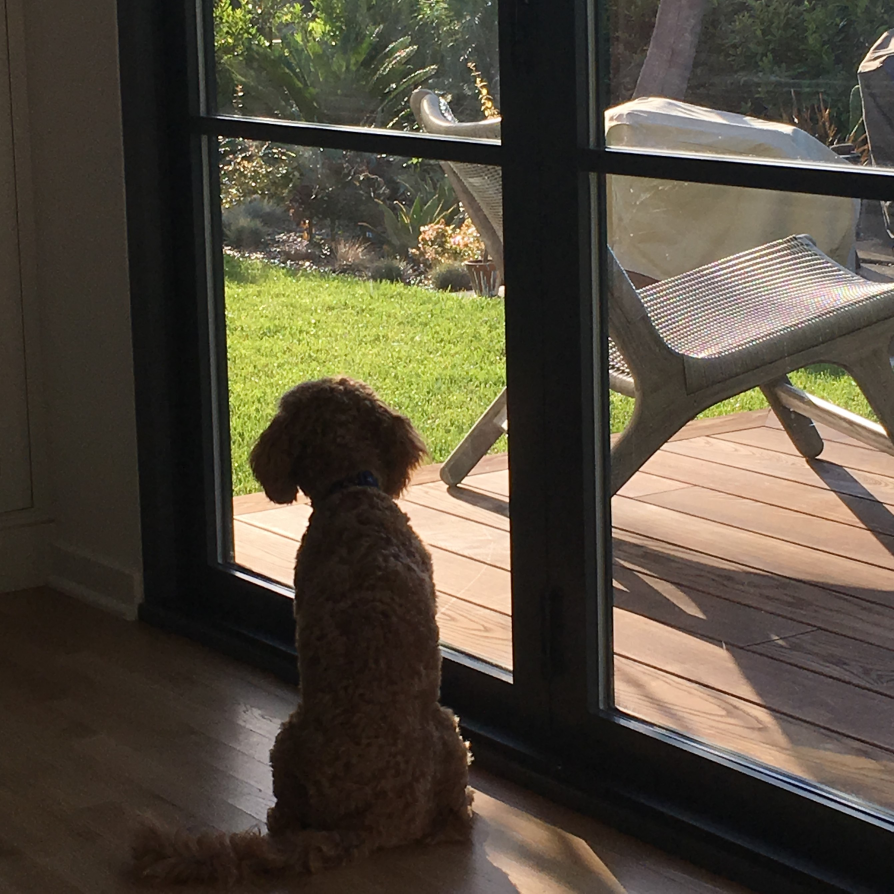
#> input picture Chapter 06/inside.JPG, 2681 x 2680 px (shown at 1/3 size); the run also reads 1 picture not shown here
$ jupyter execute --allow-errors Untitled.ipynb   (shell and % lines are left out)
#> lines starting #> are read from the running program, lines starting #| are printed output that depends on the picture
[cell 1]
from abc import *
from random import *
from math import *
from vectors import *
from datetime import *
# load cargraph data from json file
from json import loads, dumps
from pathlib import Path
from datetime import datetime
import matplotlib.pyplot as plt
from PIL import Image
import numpy as np

[cell 2]
class Vec2():
    def __init__(self,x,y):
        self.x=x
        self.y=y
    def add(self,v2):
        return Vec2(self.x+v2.x,self.y+v2.y)

[cell 3]
v=Vec2(3,4)
w=v.add(Vec2(-2,6))
print(w.x)

[cell 4]
class Vec2():
    def __init__(self,x,y):
        self.x=x
        self.y=y
    def add(self,v2):
        return Vec2(self.x+v2.x,self.y+v2.y)
    def scale(self,scalar):
        return Vec2(scalar*self.x,scalar*self.y)

[cell 5]
v=Vec2(1,1).scale(50)
print(v.x,v.y)

[cell 6]
Vec2(3,4)==Vec2(3,4)

[cell 7]
class Vec2():
    def __init__(self,x,y):
        self.x=x
        self.y=y
    def add(self,v2):
        return Vec2(self.x+v2.x,self.y+v2.y)
    def scale(self,scalar):
        return Vec2(scalar*self.x,scalar*self.y)
    def __eq__(self,other):
        return self.x==other.x and self.y==other.y

[cell 8]
Vec2(3,4)==Vec2(3,4)

[cell 9]
class Vec2():
    def __init__(self,x,y):
        self.x=x
        self.y=y
    def add(self,v2):
        return Vec2(self.x+v2.x,self.y+v2.y)
    def scale(self,scalar):
        return Vec2(scalar*self.x,scalar*self.y)
    def __eq__(self,other):
        return self.x==other.x and self.y==other.y
    def __add__(self,v2):
        return self.add(v2)
    def __mul__(self,scalar):
        return self.scale(scalar)
    def __rmul__(self,scalar):
        return self.scale(scalar)

[cell 10]
3.0*Vec2(1,0)+4.0*Vec2(0,1)

[cell 11]
print((3.0*Vec2(1,0)+4.0*Vec2(0,1)).x,(3.0*Vec2(1,0)+4.0*Vec2(0,1)).y)

[cell 12]
class Vec2():
    def __init__(self,x,y):
        self.x=x
        self.y=y
    def add(self,v2):
        return Vec2(self.x+v2.x,self.y+v2.y)
    def scale(self,scalar):
        return Vec2(scalar*self.x,scalar*self.y)
    def __eq__(self,other):
        return self.x==other.x and self.y==other.y
    def __add__(self,v2):
        return self.add(v2)
    def __mul__(self,scalar):
        return self.scale(scalar)
    def __rmul__(self,scalar):
        return self.scale(scalar)
    def __repr__(self):
        return "Vec({}, {})".format(self.x,self.y)

[cell 13]
3.0*Vec2(1,0)+4.0*Vec2(0,1)

[cell 14]
class Vec3():
    def __init__(self,x,y,z):
        self.x=x
        self.y=y
        self.z=z
    def add(self,v3):
        return Vec3(self.x+v3.x,self.y+v3.y,self.z+v3.z)
    def scale(self,scalar):
        return Vec3(scalar*self.x,scalar*self.y,scalar*self.z)
    def __eq__(self,other):
        return self.x==other.x and self.y==other.y and self.z==other.z
    def __add__(self,v3):
        return self.add(v3)
    def __mul__(self,scalar):
        return self.scale(scalar)
    def __rmul__(self,scalar):
        return self.scale(scalar)
    def __repr__(self):
        return "Vec({}, {}, {})".format(self.x,self.y,self.z)

[cell 15]
Vec3(3,4,2)==Vec3(3,4,2)

[cell 16]
2.0*(Vec3(1,0,0)+Vec3(0,1,0))

[cell 17]
def average(v1,v2):
    return 0.5*v1+0.5*v2

[cell 18]
average(Vec2(9.0,1.0),Vec2(8.0,6.0))

[cell 19]
average(Vec3(1,2,3),Vec3(4,5,6))

[cell 20]
class Vector(metaclass=ABCMeta):
    @abstractmethod
    def scale(self,scalar):
        pass
    @abstractmethod
    def add(self,other):
        pass

[cell 21]
# v=Vector()

[cell 22]
class Vector(metaclass=ABCMeta):
    @abstractmethod
    def scale(self,scalar):
        pass
    @abstractmethod
    def add(self,other):
        pass
    def __mul__(self,scalar):
        return self.scale(scalar)
    def __rmul__(self,scalar):
        return self.scale(scalar)
    def __add__(self,other):
        return self.add(other)

[cell 23]
class Vec2(Vector):
    def __init__(self,x,y):
        self.x=x
        self.y=y
    def add(self,v2):
        return Vec2(self.x+v2.x,self.y+v2.y)
    def scale(self,scalar):
        return Vec2(scalar*self.x,scalar*self.y)
    def __eq__(self,other):
        return self.x==other.x and self.y==other.y
    def __repr__(self):
        return "Vec({}, {})".format(self.x,self.y)

[cell 24]
3.0*Vec2(1,0)+4.0*Vec2(0,1)

[cell 25]
class Vector(metaclass=ABCMeta):
    @abstractmethod
    def scale(self,scalar):
        pass
    @abstractmethod
    def add(self,other):
        pass
    def __mul__(self,scalar):
        return self.scale(scalar)
    def __rmul__(self,scalar):
        return self.scale(scalar)
    def __add__(self,other):
        return self.add(other)
    def subtract(self,other):
        return self.add(-1*other)
    def __sub__(self,other):
        return self.subtract(other)

[cell 26]
class Vec2(Vector):
    def __init__(self,x,y):
        self.x=x
        self.y=y
    def add(self,v2):
        return Vec2(self.x+v2.x,self.y+v2.y)
    def scale(self,scalar):
        return Vec2(scalar*self.x,scalar*self.y)
    def __eq__(self,other):
        return self.x==other.x and self.y==other.y
    def __repr__(self):
        return "Vec({}, {})".format(self.x,self.y)

[cell 27]
Vec2(1,3)-Vec2(5,1)

[cell 28]
s=-3
u,v=Vec2(42,-10),Vec2(1.5,8)
s*(u+v)==s*v+s*u

[cell 29]
def random_scalar():
    return uniform(-10,10)

def random_vec2():
    return Vec2(random_scalar(),random_scalar())

a=random_scalar()
u,v=random_vec2(),random_vec2()
# assert a*(u+v)==a*v+a*u

[cell 30]
a,u,v

[cell 31]
a*(u+v),a*v+a*u

[cell 32]
def approx_equal_vec2(v,w):
    return isclose(v.x,w.x) and isclose(v.y,w.y)

for _ in range(0,100):
    a=random_scalar()
    u,v=random_vec2(),random_vec2()
    assert approx_equal_vec2(a * (u + v), a * v + a * u)

[cell 33]
def test(eq,a,b,u,v,w):
    assert eq(u+v,v+u)
    assert eq(u+(v+w),(u+v)+w)
    assert eq(a*(b*v),(a*b)*v)
    assert eq(1*v,v)
    assert eq((a+b)*v,a*v+b*v)
    assert eq(a*v+a*w,a*(v+w))

for i in range(0,100):
    a,b=random_scalar(),random_scalar()
    u,v,w=random_vec2(),random_vec2(),random_vec2()
    test(approx_equal_vec2,a,b,u,v,w)

[cell 34]
class Vec3(Vector):
    def __init__(self,x,y,z):
        self.x=x
        self.y=y
        self.z=z
    def add(self,v3):
        return Vec3(self.x+v3.x,self.y+v3.y,self.z+v3.z)
    def scale(self,scalar):
        return Vec3(scalar*self.x,scalar*self.y,scalar*self.z)
    def __eq__(self,other):
        return self.x==other.x and self.y==other.y and self.z==other.z
    def __repr__(self):
        return "Vec({}, {}, {})".format(self.x,self.y,self.z)

[cell 35]
class CoordinateVector(Vector):
    @abstractmethod
    def dimension(self):
        pass
    def __init__(self,*coordinates):
        self.coordinates=tuple(x for x in coordinates)
    def add(self,other):
        return self.__class__(add(self.coordinates,other.coordinates))
    def scale(self,scalar):
        return self.__class__(scale(scalar,self.coordinates))
    def __repr__(self):
        return "{}{}".format(self.__class__.__qualname__,self.coordinates)

[cell 36]
class Vec6(CoordinateVector):
    def dimension(self):
        return 6

#> (a cell that did not finish here is left out)

[cell 38]
class Vector(metaclass=ABCMeta):
    @abstractmethod
    def scale(self,scalar):
        pass
    @abstractmethod
    def add(self,other):
        pass
    def __mul__(self,scalar):
        return self.scale(scalar)
    def __rmul__(self,scalar):
        return self.scale(scalar)
    def __add__(self,other):
        return self.add(other)
    def subtract(self,other):
        return self.add(-1*other)
    def __sub__(self,other):
        return self.subtract(other)
    # [4 lines left out: function zero, not called in this run]
    def __neg__(self):
        return self.scale(-1)

[cell 39]
class Vec2(Vector):
    def __init__(self,x,y):
        self.x=x
        self.y=y
    def add(self,v2):
        return Vec2(self.x+v2.x,self.y+v2.y)
    def scale(self,scalar):
        return Vec2(scalar*self.x,scalar*self.y)
    def __eq__(self,other):
        return self.x==other.x and self.y==other.y
    def zero():
        return Vec2(0,0)
    def __repr__(self):
        return "Vec({}, {})".format(self.x,self.y)

[cell 40]
Vec2.zero()

[cell 41]
def random_vec3():
    return Vec3(random_scalar(),random_scalar(),random_scalar())

def approx_equal_vec3(v,w):
    return isclose(v.x,w.x) and isclose(v.y,w.y) and isclose(v.z,w.z)

for i in range(0,100):
    a,b=random_scalar(),random_scalar()
    u,v,w=random_vec3(),random_vec3(),random_vec3()
    test(approx_equal_vec3,a,b,u,v,w)

[cell 42]
def random_vec3():
    return Vec3(random_scalar(),random_scalar(),random_scalar())

def approx_equal_vec3(v,w):
    return isclose(v.x,w.x) and isclose(v.y,w.y) and isclose(v.z,w.z)

def test(zero,eq,a,b,u,v,w):
    assert eq(u+v,v+u)
    assert eq(u+(v+w),(u+v)+w)
    assert eq(a*(b*v),(a*b)*v)
    assert eq(1*v,v)
    assert eq((a+b)*v,a*v+b*v)
    assert eq(a*v+a*w,a*(v+w))
    assert eq(zero+v,v)
    assert eq(0*v,zero)
    assert eq(-v+v,zero)

for i in range(0,100):
    a,b=random_scalar(),random_scalar()
    u,v,w=random_vec2(),random_vec2(),random_vec2()
    test(Vec2.zero(),approx_equal_vec2,a,b,u,v,w)

[cell 43]
class Vector(metaclass=ABCMeta):
    @abstractmethod
    def scale(self,scalar):
        pass
    @abstractmethod
    def add(self,other):
        pass
    def __mul__(self,scalar):
        return self.scale(scalar)
    def __rmul__(self,scalar):
        return self.scale(scalar)
    def __add__(self,other):
        assert self.__class__==other.__class__
        return self.add(other)
    def subtract(self,other):
        assert self.__class__==other.__class__
        return self.add(-1*other)
    def __sub__(self,other):
        assert self.__class__==other.__class__
        return self.subtract(other)
    # [4 lines left out: function zero, not called in this run]
    def __neg__(self):
        return self.scale(-1)

class Vec2(Vector):
    def __init__(self,x,y):
        self.x=x
        self.y=y
    def add(self,v2):
        assert self.__class__==other.__class__
        return Vec2(self.x+v2.x,self.y+v2.y)
    def scale(self,scalar):
        return Vec2(scalar*self.x,scalar*self.y)
    def __eq__(self,other):
        assert self.__class__==other.__class__
        return self.x==other.x and self.y==other.y
    def zero():
        return Vec2(0,0)
    def __repr__(self):
        return "Vec({}, {})".format(self.x,self.y)

class Vec3(Vector):
    def __init__(self,x,y,z):
        self.x=x
        self.y=y
        self.z=z
    def add(self,other):
        assert self.__class__==other.__class__
        return Vec3(self.x+other.x,self.y+other.y,self.z+other.z)
    def scale(self,scalar):
        return Vec3(scalar*self.x,scalar*self.y,scalar*self.z)
    def __eq__(self,other):
        assert self.__class__==other.__class__
        return self.x==other.x and self.y==other.y and self.z==other.z
    def __repr__(self):
        return "Vec({}, {}, {})".format(self.x,self.y,self.z)
    def zero():
        return Vec3(0,0,0)

[cell 44]
Vec3.zero()

[cell 45]
# Vec2(1,2)==Vec3(1,2,3)

[cell 46]
class Vector(metaclass=ABCMeta):
    @abstractmethod
    def scale(self,scalar):
        pass
    @abstractmethod
    def add(self,other):
        pass
    def __mul__(self,scalar):
        return self.scale(scalar)
    def __rmul__(self,scalar):
        return self.scale(scalar)
    def __add__(self,other):
        assert self.__class__==other.__class__
        return self.add(other)
    def subtract(self,other):
        assert self.__class__==other.__class__
        return self.add(-1*other)
    def __sub__(self,other):
        assert self.__class__==other.__class__
        return self.subtract(other)
    def __truediv__(self,scalar):
        return self.scale(1.0/scalar)
    # [4 lines left out: function zero, not called in this run]
    def __neg__(self):
        return self.scale(-1)

class Vec2(Vector):
    def __init__(self,x,y):
        self.x=x
        self.y=y
    def add(self,v2):
        assert self.__class__==other.__class__
        return Vec2(self.x+v2.x,self.y+v2.y)
    def scale(self,scalar):
        return Vec2(scalar*self.x,scalar*self.y)
    def __eq__(self,other):
        assert self.__class__==other.__class__
        return self.x==other.x and self.y==other.y
    def zero():
        return Vec2(0,0)
    def __repr__(self):
        return "Vec({}, {})".format(self.x,self.y)

class Vec3(Vector):
    # [4 lines left out: function __init__, not called in this run]
    def add(self,other):
        assert self.__class__==other.__class__
        return Vec3(self.x+other.x,self.y+other.y,self.z+other.z)
    def scale(self,scalar):
        return Vec3(scalar*self.x,scalar*self.y,scalar*self.z)
    def __eq__(self,other):
        assert self.__class__==other.__class__
        return self.x==other.x and self.y==other.y and self.z==other.z
    def __repr__(self):
        return "Vec({}, {}, {})".format(self.x,self.y,self.z)
    def zero():
        return Vec3(0,0,0)

[cell 47]
Vec2(1,2)/2

[cell 48]
class Vec1(Vector):
    def __init__(self,x):
        self.x=x
    def add(self,other):
        return Vec1(self.x+other.x)
#> call 3 of __init__, with x = 4
    def scale(self,scalar):
        return Vec1(scalar*self.x)
    @classmethod
    def zero(cls):
        return Vec1(0)
    def __eq__(self,other):
        return Vec1.x==other.x
    def __repr__(self):
        return "Vec1({})".format(self.x)

[cell 49]
Vec1(2)+Vec1(2)

[cell 50]
3*Vec1(1)

[cell 51]
class Vec0(Vector):
    def __init__(self):
        pass
    def add(self,other):
        return Vec0()
    def scale(self,scalar):
        return Vec0()
    @classmethod
    def zero(cls):
        return Vec0()
    def __eq__(self,other):
        return self.__class__==other.__class__==Vec0
    def __repr__(self):
        return "Vec0()"

[cell 52]
-3.14*Vec0()

[cell 53]
Vec0()+Vec0()+Vec0()+Vec0()

[cell 54]
class CarForSale():
    # [9 lines left out: function __init__, not called in this run]

[cell 55]
class CarForSale(Vector):
    retrieved_date=datetime(2018,11,30,12)
    def __init__(self,model_year,mileage,price,posted_datetime,model=('virtual'),soure=('virtual'),location=('virtual'),description=('virtual')):
        self.model_year=model_year
        self.mileage=mileage
        self.price=price
        self.posted_datetime=posted_datetime
        self.model=model
        self.soure=soure
        self.location=location
        self.description=description
    def add(self,other):
        def add_dates(d1,d2):
            age1=CarForSale.retrieved_date-d1
            age2=CarForSale.retrieved_date-d2
            sum_age=age1+age2
            return CarForSale.retrieved_date-sum_age
        return CarForSale(
            self.model_year+other.model_year,
            self.mileage+other.mileage,
            self.price+other.price,
            add_dates(self.posted_datetime,other.posted_datetime)
        )
    def scale(self,scalar):
        def scale_date(d):
            age=CarForSale.retrieved_date-d
            return CarForSale.retrieved_date-(scalar*age)
        return CarForSale(
            scalar*self.model_year,
            scalar*self.mileage,
            scalar*self.price,
            scale_date(self.posted_datetime)
        )
    @classmethod
    def zero(cls):
        return CarForSale(0,0,0,CarForSale.retrieved_date)

#> (a cell that did not finish here is left out)

#> (a cell that did not finish here is left out)

#> (a cell that did not finish here is left out)

#> (a cell that did not finish here is left out)

#> (a cell that did not finish here is left out)

#> (a cell that did not finish here is left out)

#> (a cell that did not finish here is left out)

[cell 63]
car_0=CarForSale.zero()
#> (the rest of this cell did not finish here and is left out)

[cell 64]
def plot(fs, xmin, xmax):
#> called with xmin = -10, xmax = 10
    xs = np.linspace(xmin,xmax,100)
    fig, ax = plt.subplots()
    ax.axhline(y=0, color='k')
    ax.axvline(x=0, color='k')
    for f in fs:
        ys = [f(x) for x in xs]
        plt.plot(xs,ys)

[cell 65]
def f(x):
    return 0.5*x+3
def g(x):
    return sin(x)
plot([f,g],-10,10)
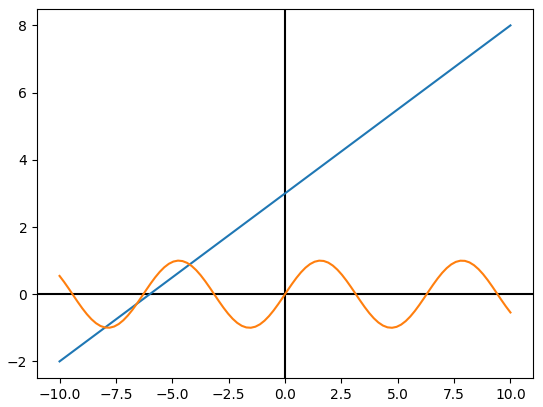
#> figure drawn by matplotlib, 1 panel; curve peaks at x = 10, y = 8

[cell 66]
def add_functions(f,g):
    def new_function(x):
        return f(x)+g(x)
    return new_function

f_g=add_functions(f,g)

[cell 67]
plot([f,g,f_g],-10,10)
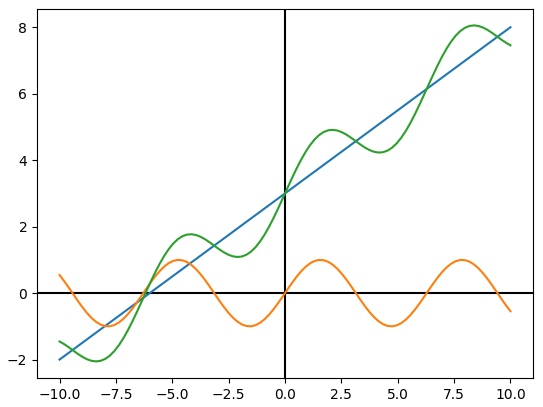
#> figure drawn by matplotlib, 1 panel; curve peaks at x = 10, y = 8

[cell 68]
def scale_functions(scalar,g):
    def new_function(x):
        return scalar*g(x)
    return new_function
multi_3_g=scale_functions(3,g)
plot([g,multi_3_g],-10,10)
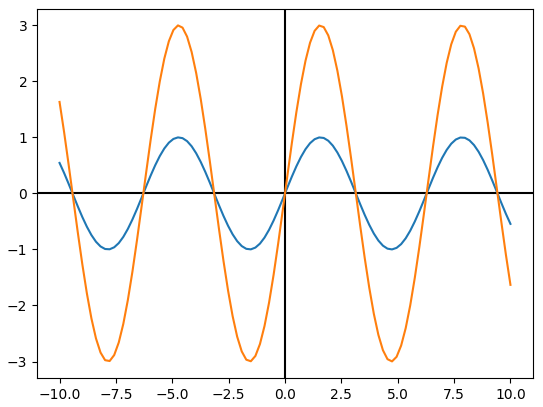
#> figure drawn by matplotlib, 1 panel; curve peaks at x = -4.75, y = 0.999

[cell 69]
class Matrix5_by_3(Vector):
    rows=5
    columns=3
    def __init__(self,matrix):
        self.matrix=matrix
    def add(self,other):
        return Matrix5_by_3(tuple(
            tuple(a+b for a,b in zip(row1,row2))
            for (row1,row2) in zip(self.matrix,other.matrix)
        ))
    def scale(self,scalar):
        return Matrix5_by_3(tuple(
            tuple(scalar*x for x in row)
            for row in self.matrix
        ))
    @classmethod
    def zero(cls):
        return Matrix5_by_3(tuple(
            tuple(0 for j in range(0,cls.columns))
            for i in range(0,cls.rows)
        ))

[cell 70]
x=((1,2),
  (3,4),
  (5,6))
y=((7,8),
  (9,10),
  (11,12))

[cell 71]
for row1,row2 in zip(x,y):
    print(row1,row2)

[cell 72]
for row1,row2 in zip(x,y):
    for a,b in zip(row1,row2):
        print(a,b)

[cell 73]
tuple( tuple(a+b for a,b in zip(row1,row2)) for (row1,row2) in zip(x,y))

[cell 74]
class ImageVector(Vector):
    size=(300,300)
    def __init__(self,input):
#> called with input = 'inside.JPG'
        try:
            img=Image.open(input).resize(ImageVector.size)
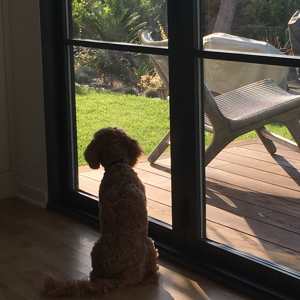
#> img: PIL image 300x300 RGB; mean R, G, B 82.8, 75.3, 61.2
            self.pixels=img.getdata()
        except:
            self.pixels=input
    # [4 lines left out: function image, not called in this run]
    def add(self,img2):
        return ImageVector([(r1+r2,g1+g2,b1+b2) for ((r1,g1,b1),(r2,g2,b2)) in zip(self.pixels,img2.pixels)])
    def scale(self,scalar):
        return ImageVector([(scalar*r,scalar*g,scalar*b) for (r,g,b) in self.pixels])
    @classmethod
    def zero(cls):
        total_pixels=cls.size[0]*cls.size[1]
        return ImageVector([(0,0,0) for _ in range(0,total_pixels)])
    def _repr_png_(self):
        return self.image()._repr_png_()

[cell 75]
0.5*ImageVector("inside.JPG")+0.5*ImageVector("outside.JPG")
#> call 3 of __init__, with input = 'outside.JPG'
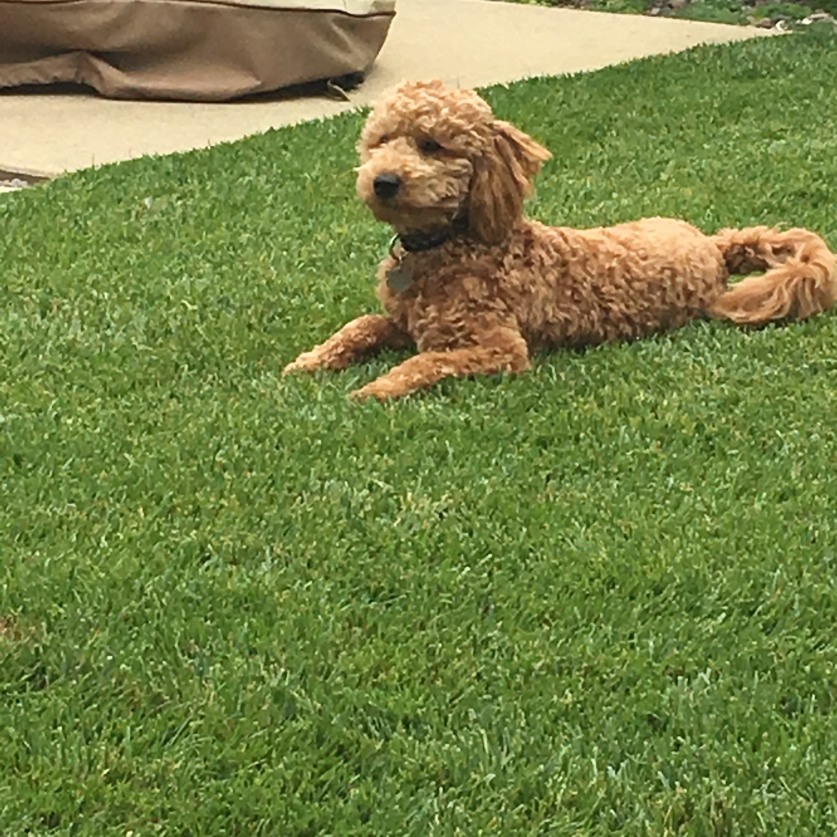
#> input picture Chapter 06/outside.JPG, 2510 x 2510 px (shown at 1/3 size)
#> in __init__ (call 3), `img=Image.open(input).resize(ImageVector.size)`:
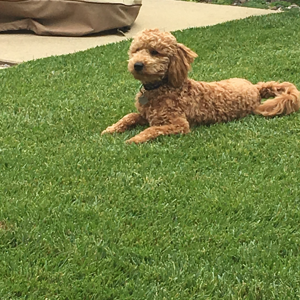
#> img: PIL image 300x300 RGB; mean R, G, B 117.5, 131, 68.9

[cell 76]
white=ImageVector([(255,255,255) for _ in range(0,300*300)])
white

[cell 77]
white-ImageVector("inside.JPG")

[cell 78]
2*ImageVector("inside.JPG")

[cell 79]
0.2*ImageVector("inside.JPG")

[cell 80]
for i in range(0,100):
    a,b=random_scalar(),random_scalar()
    u,v,w=random_scalar(),random_scalar(),random_scalar()
    test(0,isclose,a,b,u,v,w)
#> this loop made 100 passes
#> (a, b, u, v, w) on passes 1 to 8: (-2.16, -9.21, 4.74, 1.38, 7.72), (4.76, -1.7, 5.51, -8.73, 2.72), (8.62, 7.83, -3.67, -4.39, -4.1), (7.73, -3.15, -1.73, -3.41, -4.68), (7.4, -1.13, 0.684, -1.97, -3.29), (-1.93, 7.9, -4.39, 3.93, -5.72), (8.18, -0.661, -4.02, -1.43, 4.8), (7.13, 6.25, -7.4, 9.35, -0.454)

[cell 81]
def random_time():
    return CarForSale.retrieved_date-timedelta(days=uniform(0,10))

def approx_equal_time(t1,t2):
    test=datetime.now()
    return isclose((test-t1).total_seconds(),(test-t2).total_seconds())

def random_car():
    return CarForSale(randint(1990,2019),randint(0,250000),27000.*random(),random_time())

def approx_equal_car(c1,c2):
    return (isclose(c1.model_year,c2.model_year) and isclose(c1.price,c2.price) and isclose(c1.mileage,c2.mileage) and approx_equal_time(c1.posted_datetime,c2.posted_datetime))

for i in range(0,100):
    a,b=random_scalar(),random_scalar()
    u,v,w=random_car(),random_car(),random_car()
    test(CarForSale.zero(),approx_equal_car,a,b,u,v,w)

[cell 82]
class Function(Vector):
    def __init__(self,f):
        self.function=f
    def add(self,other):
        return Function(lambda x:self.function(x)+other.function(x))
    def scale(self,scalar):
        return Function(lambda x:scalar*self.function(x))
    @classmethod
    def zero(cls):
        return Function(lambda x:0)
    def __call__(self,arg):
        return self.function(arg)

f=Function(lambda x:0.5*x+3)
g=Function(sin)

plot([f,g,f+g,3*g],-10,10)
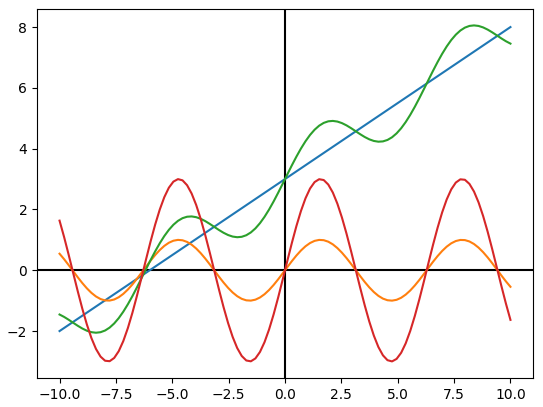
#> figure drawn by matplotlib, 1 panel; curve peaks at x = 10, y = 8
#> (the rest of the program and of its run is left out)
